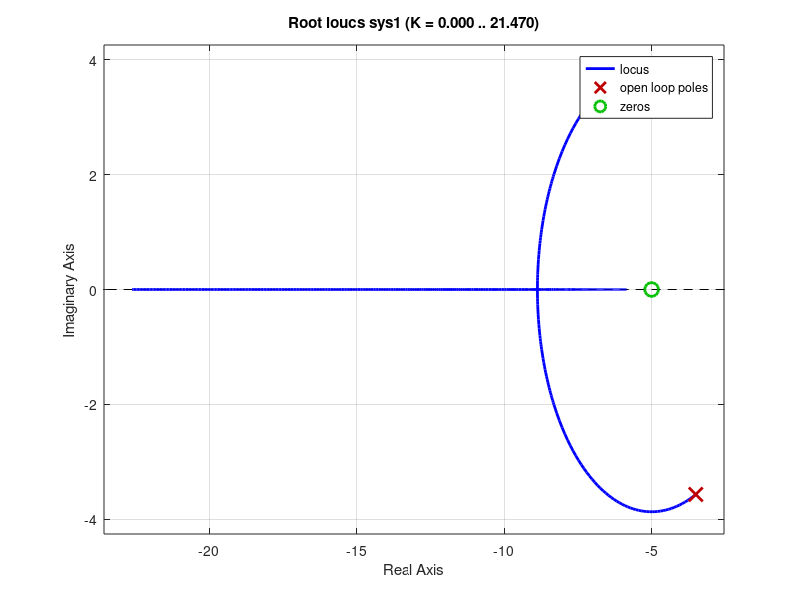

This chart was generated by the following MATLAB code:
clc;
clear all;
%initialise the transfer function
num=[1];
den=[1 1 0];
sys=tf(num,den);
rlocus(sys);
%sustem 1
num1=[1 5];
den1=[1 7 25]
sys1=tf(num1,den1);
rlocus(sys1);